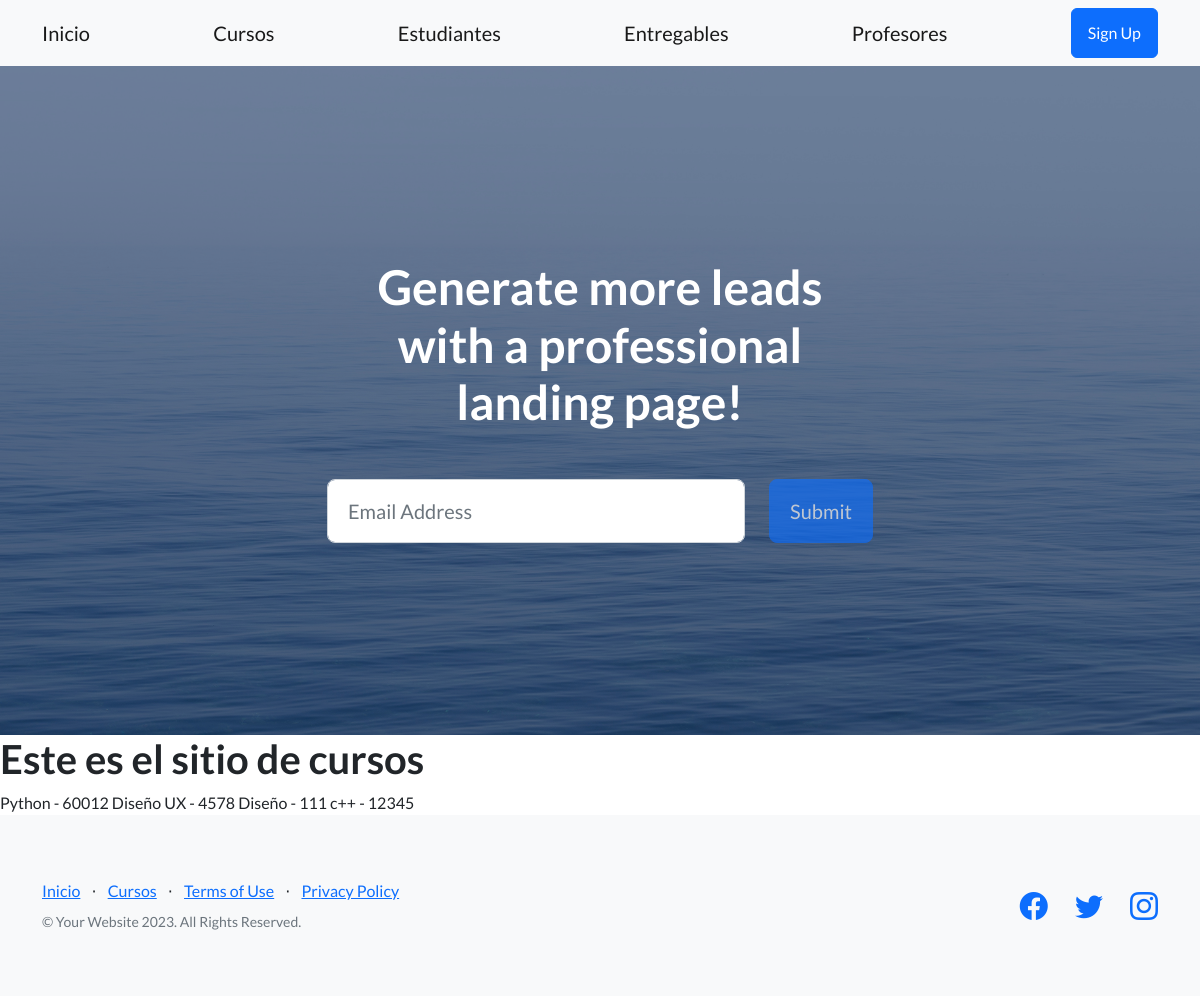
The page /cursos on the database as committed earlier.
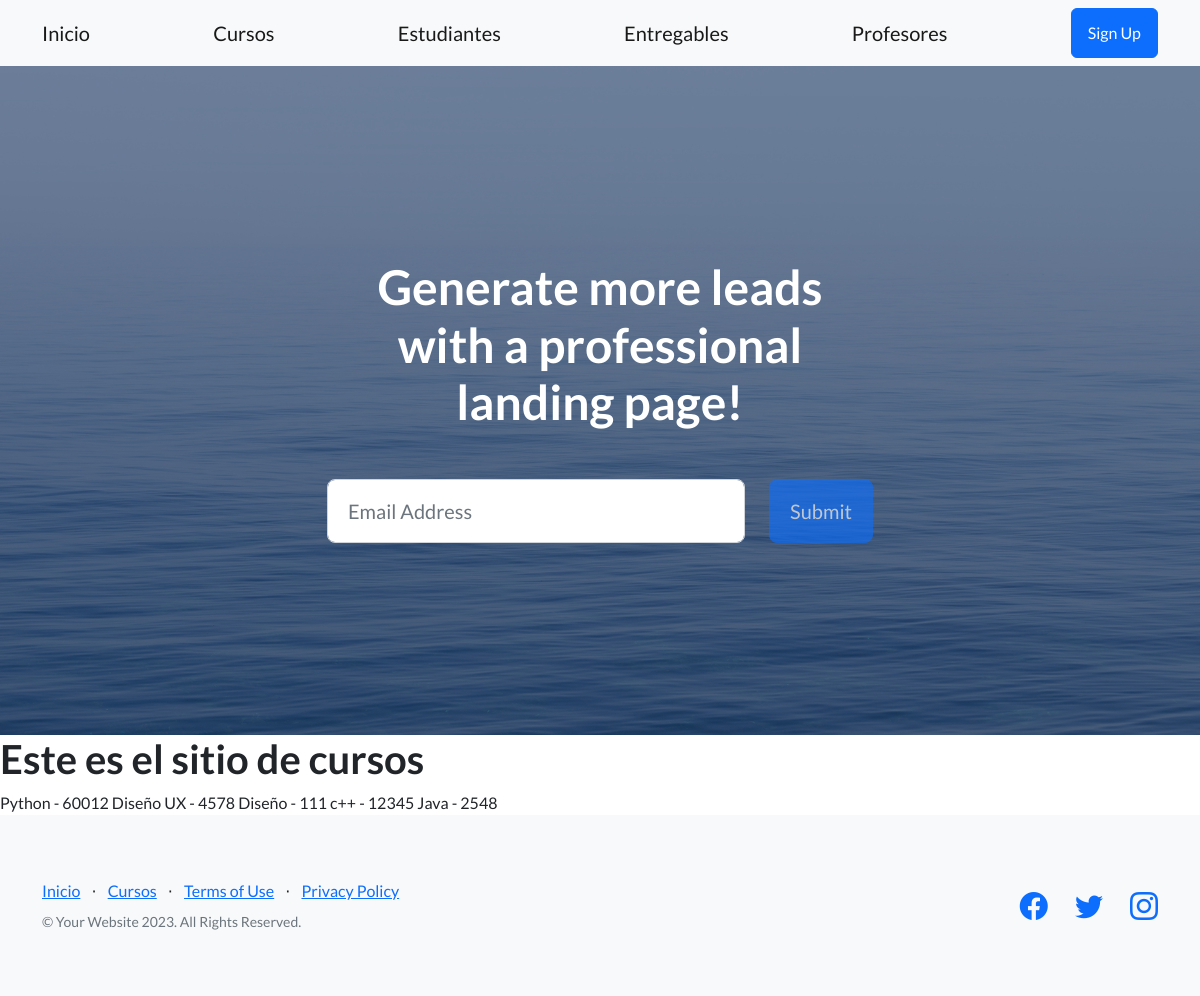
The same page on the database as committed later.
### appcoder/models.py (models this page shows, shortened)
class Curso(models.Model):
    nombre = models.CharField(max_length=30) ##Genera un string, con maximo de longitud
    comision = models.IntegerField()

### appcoder/views.py (the view)
# urls.py: path('cursos', cursos, name ="cursos"),
def cursos(request):
    cursos = Curso.objects.all()
    return render(request, "appcoder/cursos.html", {"cursos": cursos})

### appcoder/templates/appcoder/cursos.html (shortened to what this page needs)
{% extends "appcoder/base.html" %}
{% block contenidocambiante %}
<h1>Este es el sitio de cursos</h1>
{% for curso in cursos %}
{{curso.nombre}} - {{curso.comision}}
{% endfor %}
{% endblock %}

### appcoder/templates/appcoder/base.html (shortened to what this page needs)
{% load static %}
<!DOCTYPE html>
<html lang="en">
    <head>
        <link href="https://cdn.jsdelivr.net/npm/bootstrap-icons@1.5.0/font/bootstrap-icons.css" rel="stylesheet" type="text/css" />
        <link href="{% static 'appcoder/css/styles.css' %}" rel="stylesheet" />
    </head>
    <body>
        <nav class="navbar navbar-light bg-light static-top">
            <div class="container">
                <a class="navbar-brand" href="{%url 'inicio'%}">Inicio</a>
                <a class="navbar-brand" href="{%url 'cursos'%}">Cursos</a>
                <a class="navbar-brand" href="estudiantes">Estudiantes</a>
                <a class="navbar-brand" href="entregables">Entregables</a>
                <a class="navbar-brand" href="profesores">Profesores</a>
                <a class="btn btn-primary" href="#signup">Sign Up</a>
            </div>
        </nav>
        <header class="masthead">
            <div class="container position-relative">
                <div class="row justify-content-center">
                    <div class="col-xl-6">
                        <div class="text-center text-white">
                            <h1 class="mb-5">Generate more leads with a professional landing page!</h1>
                            <form class="form-subscribe" id="contactForm" data-sb-form-api-token="API_TOKEN">
                                <div class="row">
                                    <div class="col">
                                        <input class="form-control form-control-lg" id="emailAddress" type="email" placeholder="Email Address" data-sb-validations="required,email" />
                                    </div>
                                    <div class="col-auto"><button class="btn btn-primary btn-lg disabled" id="submitButton" type="submit">Submit</button></div>
                                </div>
                            </form>
                        </div>
                    </div>
                </div>
            </div>
        </header>
        {% block contenidocambiante %}
        {% endblock %}
        <footer class="footer bg-light">
            <div class="container">
                <div class="row">
                    <div class="col-lg-6 h-100 text-center text-lg-start my-auto">
                        <ul class="list-inline mb-2">
                            <li class="list-inline-item"><a href="{%url 'inicio'%}">Inicio</a></li>
                            <li class="list-inline-item">⋅</li>
                            <li class="list-inline-item"><a href="{%url 'cursos'%}">Cursos</a></li>
                            <li class="list-inline-item">⋅</li>
                            <li class="list-inline-item"><a href="#!">Terms of Use</a></li>
                            <li class="list-inline-item">⋅</li>
                            <li class="list-inline-item"><a href="#!">Privacy Policy</a></li>
                        </ul>
                        <p class="text-muted small mb-4 mb-lg-0">&copy; Your Website 2023. All Rights Reserved.</p>
                    </div>
                    <div class="col-lg-6 h-100 text-center text-lg-end my-auto">
                        <ul class="list-inline mb-0">
                            <li class="list-inline-item me-4">
                                <a href="#!"><i class="bi-facebook fs-3"></i></a>
                            </li>
                            <li class="list-inline-item me-4">
                                <a href="#!"><i class="bi-twitter fs-3"></i></a>
                            </li>
                            <li class="list-inline-item">
                                <a href="#!"><i class="bi-instagram fs-3"></i></a>
                            </li>
                        </ul>
                    </div>
                </div>
            </div>
        </footer>
    </body>
</html>

Rows that differ between the two databases and show on the page:
added Curso: nombre "Java", comision "2548"
